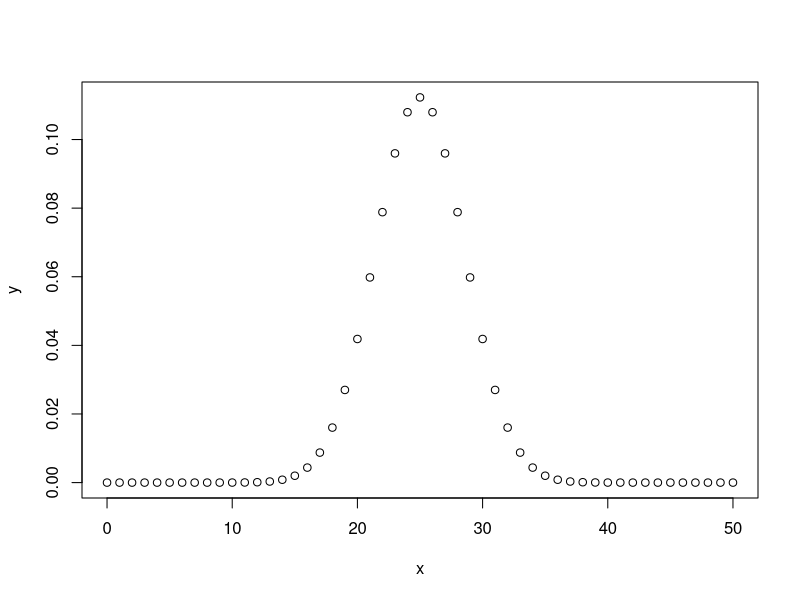
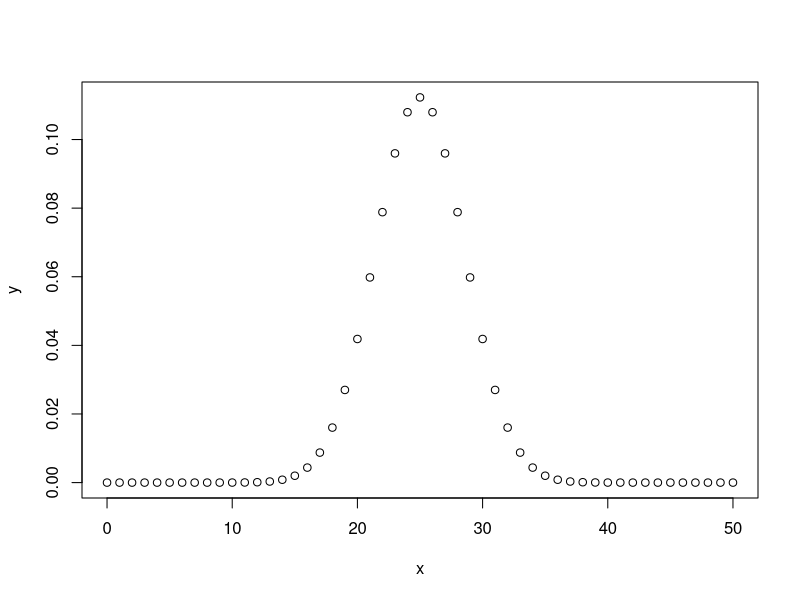

Generate these figures, in order, with R:

# Create a sample of 50 numbers which are incremented by 1.
x <- seq(0,50,by = 1)
# Create the binomial distribution.
y <- dbinom(x,50,0.5)
png(file = "dbinom.png")
plot(x,y)
dev.off()
plot(x,y)